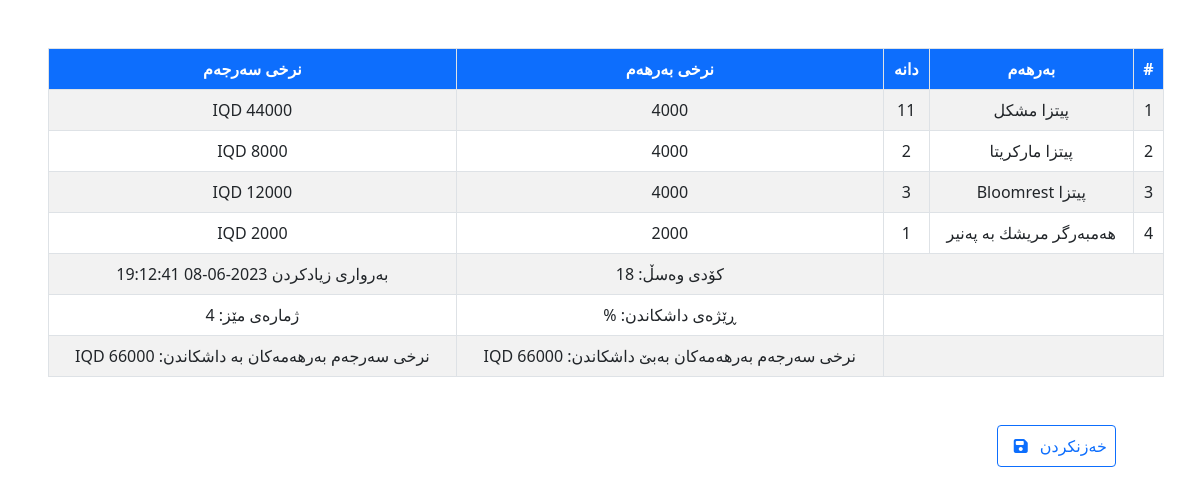
Screenshot of /checkout.php?table_id=4 with the database file from the repository.
### tables this page shows
CREATE TABLE `temporary_order` (
  `id` int(11) NOT NULL,
  `product_id` int(11) DEFAULT NULL,
  `table_id` int(11) DEFAULT NULL,
  `quantity` int(11) DEFAULT NULL
);

CREATE TABLE `add_product` (
  `id` int(11) NOT NULL,
  `image` varchar(255) DEFAULT NULL,
  `name` varchar(255) DEFAULT NULL,
  `price` varchar(255) DEFAULT NULL,
  `description` varchar(255) DEFAULT NULL,
  `subcat_id` int(11) DEFAULT NULL,
  `status` varchar(15) DEFAULT NULL
);

### checkout.php (the view, shortened to what this page needs)
<?php
include "auth/database.php";
$table_id = $_GET['table_id'];
$discount = $_GET['discount'];
$queryyyyy = "select now() as date from bill_id limit 1;";
$ress = mysqli_query($connect, $queryyyyy);
$created_at = "";
while ($bill = mysqli_fetch_array($ress)) {
  $created_at = $bill['date'];
}
$query = "select * from temporary_order join add_product on temporary_order.product_id=add_product.id where table_id=$table_id";
$result = mysqli_query($connect, $query);
$queee = "select * from bill_id";
$ressss = mysqli_query($connect, $queee);
$id_bill = (int)mysqli_num_rows($ressss) + 1;
?>
<!DOCTYPE html>
<html lang="en" dir="rtl">
<head>
  <link href="https://cdn.jsdelivr.net/npm/bootstrap@5.0.2/dist/css/bootstrap.min.css" rel="stylesheet">
</head>
<body>
  <div class="container">
    <div class=" table-responsive " style="border-radius:6px;" id="bill_table_div">
      <table class="table  table-bordered table-hover table-striped rounded my-5 text-center">
        <thead>
          <tr class="bg-primary text-white">
            <th>#</th>
            <th>بەرهەم</th>
            <th>دانە</th>
            <th>نرخی بەرهەم</th>
            <th>نرخی سەرجەم</th>
          </tr>
        </thead>
        <?php
        $counter = 1;
        $all_total = 0;
        while ($data = mysqli_fetch_array($result)) {
        ?>
          <tr>
            <td><?php echo $counter ?></td>
            <td><?php echo $data['name'] ?></td>
            <td><?php echo $data['quantity'] ?></td>
            <td><?php echo $data['price'] ?></td>
            <td><?php $all_total += (float)$data['price'] * (float)$data['quantity'];
                echo (float)$data['price'] * (float)$data['quantity']; ?> IQD</td>
          </tr>
        <?php
          $counter++;
        }
        ?>
        <tr>
          <td colspan="3" class="text-left"> </td>
          <td colspan="1" class="text-left"> کۆدی وەسڵ: <?php echo $id_bill; ?> </td>
          <td colspan="1" class="text-left"> بەرواری زیادکردن <?php echo $created_at; ?> </td>
        </tr>
        <tr>
          <td colspan="3" class="text-left"> </td>
          <td colspan="1" class="text-left"> ڕێژەی داشکاندن: <?php echo $discount; ?> % </td>
          <td colspan="1" class="text-left"> ژمارەی مێز: <?php echo $table_id; ?> </td>
        </tr>
        <tr>
          <td colspan="3"></td>
          <td colspan="1"> نرخی سەرجەم بەرهەمەکان بەبێ داشکاندن: <?php echo $all_total; ?> IQD</td>
          <td colspan="1"> نرخی سەرجەم بەرهەمەکان بە داشکاندن: <?php echo $all_total - $all_total * ((float)$discount / 100); ?> IQD</td>
        </tr>
      </table>
    </div>
    <div class="me-5 w-100 text-end">
      <form method="post"><button class="btn btn-outline-primary p-2" name="save">خەزنکردن <i class="mx-2 fa-solid fa-floppy-disk"></i></button></form>
    </div>
  </div>
</body>
</html>

### rows the page displays
temporary_order: product.name "پیتزا مشکل", quantity "11", product.price "4000", (float)$data['price'] * (float)$data['quantity'] "44000"
temporary_order: product.name "پیتزا مارکریتا", quantity "2", product.price "4000", (float)$data['price'] * (float)$data['quantity'] "8000"
temporary_order: product.name "پیتزا Bloomrest", quantity "3", product.price "4000", (float)$data['price'] * (float)$data['quantity'] "12000"
temporary_order: product.name "هەمبەرگر مریشك بە پەنیر", quantity "1", product.price "2000", (float)$data['price']*(float)$data['quantity'] "2000"

### other values shown
$id_bill "18"
$created_at "2023-06-08 19:12:41"
$table_id "4"
$all_total "66000"
$all_total - $all_total * ((float)$discount / 100) "66000"
